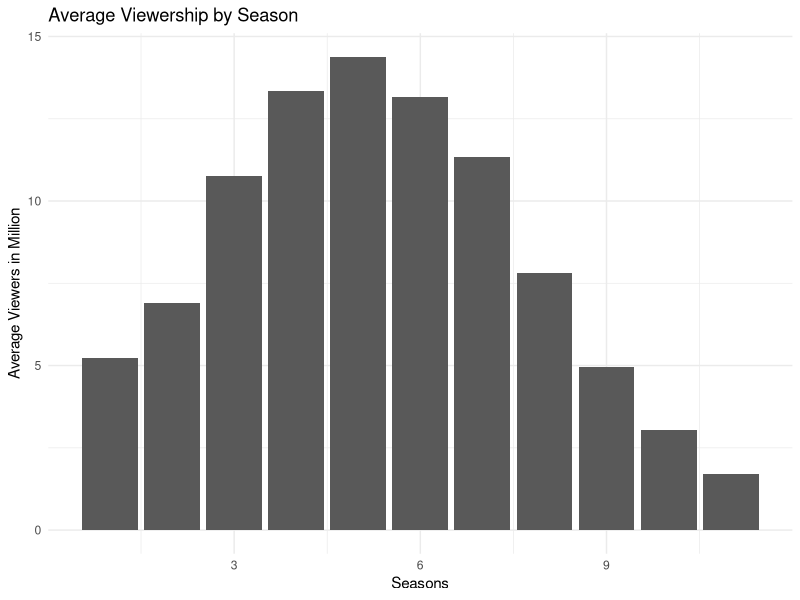
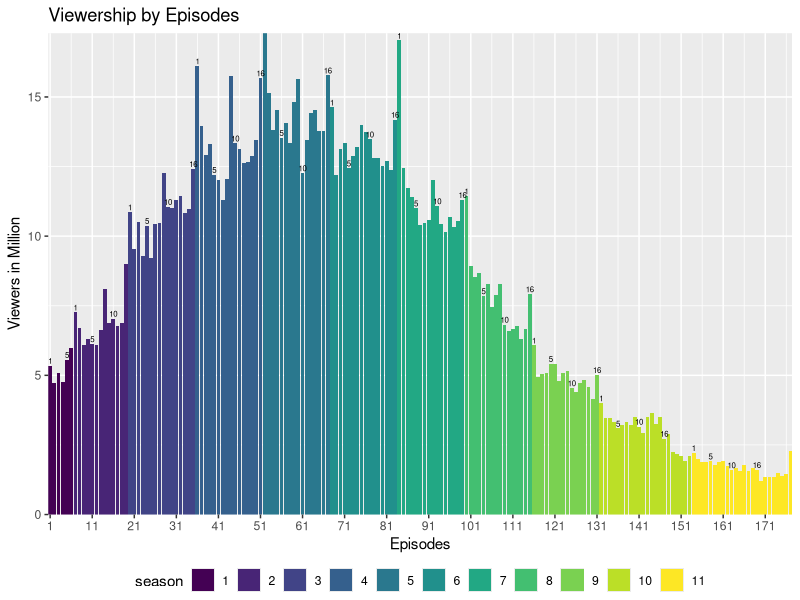

The R script that drew these images, in order:
## ---- chunk 1
avg_viewer<-data.frame(season=c(1, 2, 3, 4, 5, 6, 7, 8, 9, 10, 11), avg_viewer=c(5.24, 6.90, 10.75, 13.33, 14.38, 13.15, 11.35, 7.82, 4.95, 3.04, 1.69))

library(ggplot2)

ggplot(avg_viewer, aes(x=season, y=avg_viewer))+geom_bar(stat="identity")+theme_minimal()+ ggtitle("Average Viewership by Season")+xlab("Seasons")+ylab("Average Viewers in Million")
## ---- chunk 2
library(readxl)
library(scales)

views_episodes <- read_excel("TWD_views_episodes.xlsx")
views_episodes$season<-factor(views_episodes$season, ordered = TRUE, levels = c("1", "2","3", "4", "5", "6", "7", "8", "9", "10", "11") )

ggplot(views_episodes, aes(x=no, y=viewer_M, fill=season))+geom_bar(stat="identity")+ ggtitle("Viewership by Episodes")+xlab("Episodes")+ylab("Viewers in Million")+scale_x_continuous(expand = c(0, 0), breaks = seq(1,177,10)) + scale_y_continuous(expand = c(0, 0))+geom_text(data=views_episodes[views_episodes$episode==1 |views_episodes$episode==5 | views_episodes$episode==10 | views_episodes$episode==16,], aes(label=episode), vjust=-0.3, size=2)+theme(legend.position = "bottom",  legend.margin = margin(0, 0, 0, 0))+ guides(fill = guide_legend(nrow = 1))
## ---- chunk 3
library(dplyr)
max_view<-views_episodes %>% select(viewer_M) %>% summarise(max=max(viewer_M))
 
max_season=views_episodes %>% filter(viewer_M==max_view$max) %>% select(season)

max_episode=views_episodes %>% filter(viewer_M==max_view$max) %>% select(episode)

